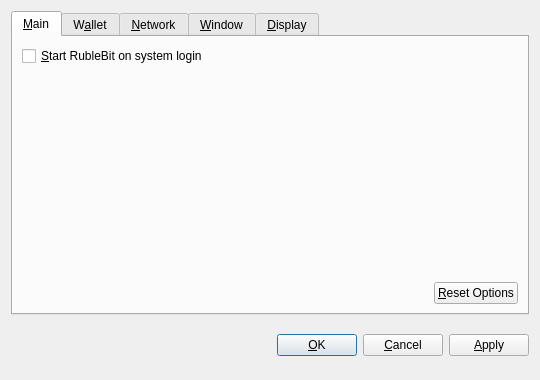
<?xml version="1.0" encoding="UTF-8"?>
<ui version="4.0">
 <class>OptionsDialog</class>
 <widget class="QDialog" name="OptionsDialog">
  <property name="geometry">
   <rect>
    <x>0</x>
    <y>0</y>
    <width>540</width>
    <height>380</height>
   </rect>
  </property>
  <property name="windowTitle">
   <string>Options</string>
  </property>
  <property name="modal">
   <bool>true</bool>
  </property>
  <layout class="QVBoxLayout" name="verticalLayout">
   <item>
    <widget class="QTabWidget" name="tabWidget">
     <property name="tabPosition">
      <enum>QTabWidget::North</enum>
     </property>
     <property name="currentIndex">
      <number>0</number>
     </property>
     <widget class="QWidget" name="tabMain">
      <attribute name="title">
       <string>&amp;Main</string>
      </attribute>
      <layout class="QVBoxLayout" name="verticalLayout_Main">
       <item>
        <widget class="QCheckBox" name="rublebitAtStartup">
         <property name="toolTip">
          <string>Automatically start RubleBit after logging in to the system.</string>
         </property>
         <property name="text">
          <string>&amp;Start RubleBit on system login</string>
         </property>
        </widget>
       </item>
       <item>
        <spacer name="verticalSpacer_Main">
         <property name="orientation">
          <enum>Qt::Vertical</enum>
         </property>
         <property name="sizeHint" stdset="0">
          <size>
           <width>20</width>
           <height>40</height>
          </size>
         </property>
        </spacer>
       </item>
       <item>
        <layout class="QHBoxLayout" name="horizontalLayout_2_Main">
         <item>
          <spacer name="horizontalSpacer_2_Main">
           <property name="orientation">
            <enum>Qt::Horizontal</enum>
           </property>
           <property name="sizeHint" stdset="0">
            <size>
             <width>40</width>
             <height>20</height>
            </size>
           </property>
          </spacer>
         </item>
         <item>
          <widget class="QPushButton" name="resetButton">
           <property name="toolTip">
            <string>Reset all client options to default.</string>
           </property>
           <property name="text">
            <string>&amp;Reset Options</string>
           </property>
           <property name="autoDefault">
            <bool>false</bool>
           </property>
          </widget>
         </item>
        </layout>
       </item>
      </layout>
     </widget>
     <widget class="QWidget" name="tabWallet">
      <attribute name="title">
       <string>W&amp;allet</string>
      </attribute>
      <layout class="QVBoxLayout" name="verticalLayout_Network">
       <item>
        <widget class="QLabel" name="transactionFeeInfoLabel">
         <property name="text">
          <string>Optional transaction fee per kB that helps make sure your transactions are processed quickly. Most transactions are 1 kB.</string>
         </property>
         <property name="textFormat">
          <enum>Qt::PlainText</enum>
         </property>
         <property name="wordWrap">
          <bool>true</bool>
         </property>
        </widget>
       </item>
       <item>
        <layout class="QHBoxLayout" name="horizontalLayout_1_Main">
         <item>
          <widget class="QLabel" name="transactionFeeLabel">
           <property name="text">
            <string>Pay transaction &amp;fee</string>
           </property>
           <property name="textFormat">
            <enum>Qt::PlainText</enum>
           </property>
           <property name="buddy">
            <cstring>transactionFee</cstring>
           </property>
          </widget>
         </item>
         <item>
          <widget class="RubleBitAmountField" name="transactionFee"/>
         </item>
         <item>
          <spacer name="horizontalSpacer_1_Main">
           <property name="orientation">
            <enum>Qt::Horizontal</enum>
           </property>
           <property name="sizeHint" stdset="0">
            <size>
             <width>40</width>
             <height>20</height>
            </size>
           </property>
          </spacer>
         </item>
        </layout>
       </item>
       <item>
        <widget class="QLabel" name="label">
         <property name="text">
          <string>If you disable the spending of unconfirmed change, the change from a transaction cannot be used until that transaction has at least one confirmation. This also affects how your balance is computed.</string>
         </property>
         <property name="wordWrap">
          <bool>true</bool>
         </property>
        </widget>
       </item>
       <item>
        <widget class="QCheckBox" name="spendZeroConfChange">
         <property name="text">
          <string>Spend unconfirmed change  (experts only)</string>
         </property>
        </widget>
       </item>
       <item>
        <spacer name="verticalSpacer">
         <property name="orientation">
          <enum>Qt::Vertical</enum>
         </property>
         <property name="sizeHint" stdset="0">
          <size>
           <width>20</width>
           <height>40</height>
          </size>
         </property>
        </spacer>
       </item>
      </layout>
     </widget>
     <widget class="QWidget" name="tabNetwork">
      <attribute name="title">
       <string>&amp;Network</string>
      </attribute>
      <layout class="QVBoxLayout" name="verticalLayout_Network">
       <item>
        <widget class="QCheckBox" name="mapPortUpnp">
         <property name="toolTip">
          <string>Automatically open the RubleBit client port on the router. This only works when your router supports UPnP and it is enabled.</string>
         </property>
         <property name="text">
          <string>Map port using &amp;UPnP</string>
         </property>
        </widget>
       </item>
       <item>
        <widget class="QCheckBox" name="connectSocks">
         <property name="toolTip">
          <string>Connect to the RubleBit network through a SOCKS proxy (e.g. when connecting through Tor).</string>
         </property>
         <property name="text">
          <string>&amp;Connect through SOCKS proxy:</string>
         </property>
        </widget>
       </item>
       <item>
        <layout class="QHBoxLayout" name="horizontalLayout_Network">
         <item>
          <widget class="QLabel" name="proxyIpLabel">
           <property name="text">
            <string>Proxy &amp;IP:</string>
           </property>
           <property name="textFormat">
            <enum>Qt::PlainText</enum>
           </property>
           <property name="buddy">
            <cstring>proxyIp</cstring>
           </property>
          </widget>
         </item>
         <item>
          <widget class="QValidatedLineEdit" name="proxyIp">
           <property name="maximumSize">
            <size>
             <width>140</width>
             <height>16777215</height>
            </size>
           </property>
           <property name="toolTip">
            <string>IP address of the proxy (e.g. 127.0.0.1)</string>
           </property>
          </widget>
         </item>
         <item>
          <widget class="QLabel" name="proxyPortLabel">
           <property name="text">
            <string>&amp;Port:</string>
           </property>
           <property name="textFormat">
            <enum>Qt::PlainText</enum>
           </property>
           <property name="buddy">
            <cstring>proxyPort</cstring>
           </property>
          </widget>
         </item>
         <item>
          <widget class="QLineEdit" name="proxyPort">
           <property name="maximumSize">
            <size>
             <width>55</width>
             <height>16777215</height>
            </size>
           </property>
           <property name="toolTip">
            <string>Port of the proxy (e.g. 9050)</string>
           </property>
          </widget>
         </item>
         <item>
          <widget class="QLabel" name="socksVersionLabel">
           <property name="text">
            <string>SOCKS &amp;Version:</string>
           </property>
           <property name="textFormat">
            <enum>Qt::PlainText</enum>
           </property>
           <property name="buddy">
            <cstring>socksVersion</cstring>
           </property>
          </widget>
         </item>
         <item>
          <widget class="QValueComboBox" name="socksVersion">
           <property name="toolTip">
            <string>SOCKS version of the proxy (e.g. 5)</string>
           </property>
          </widget>
         </item>
         <item>
          <spacer name="horizontalSpacer_Network">
           <property name="orientation">
            <enum>Qt::Horizontal</enum>
           </property>
           <property name="sizeHint" stdset="0">
            <size>
             <width>40</width>
             <height>20</height>
            </size>
           </property>
          </spacer>
         </item>
        </layout>
       </item>
       <item>
        <spacer name="verticalSpacer_Network">
         <property name="orientation">
          <enum>Qt::Vertical</enum>
         </property>
         <property name="sizeHint" stdset="0">
          <size>
           <width>20</width>
           <height>40</height>
          </size>
         </property>
        </spacer>
       </item>
      </layout>
     </widget>
     <widget class="QWidget" name="tabWindow">
      <attribute name="title">
       <string>&amp;Window</string>
      </attribute>
      <layout class="QVBoxLayout" name="verticalLayout_Window">
       <item>
        <widget class="QCheckBox" name="minimizeToTray">
         <property name="toolTip">
          <string>Show only a tray icon after minimizing the window.</string>
         </property>
         <property name="text">
          <string>&amp;Minimize to the tray instead of the taskbar</string>
         </property>
        </widget>
       </item>
       <item>
        <widget class="QCheckBox" name="minimizeOnClose">
         <property name="toolTip">
          <string>Minimize instead of exit the application when the window is closed. When this option is enabled, the application will be closed only after selecting Quit in the menu.</string>
         </property>
         <property name="text">
          <string>M&amp;inimize on close</string>
         </property>
        </widget>
       </item>
       <item>
        <spacer name="verticalSpacer_Window">
         <property name="orientation">
          <enum>Qt::Vertical</enum>
         </property>
         <property name="sizeHint" stdset="0">
          <size>
           <width>20</width>
           <height>40</height>
          </size>
         </property>
        </spacer>
       </item>
      </layout>
     </widget>
     <widget class="QWidget" name="tabDisplay">
      <attribute name="title">
       <string>&amp;Display</string>
      </attribute>
      <layout class="QVBoxLayout" name="verticalLayout_Display">
       <item>
        <layout class="QHBoxLayout" name="horizontalLayout_1_Display">
         <item>
          <widget class="QLabel" name="langLabel">
           <property name="text">
            <string>User Interface &amp;language:</string>
           </property>
           <property name="textFormat">
            <enum>Qt::PlainText</enum>
           </property>
           <property name="buddy">
            <cstring>lang</cstring>
           </property>
          </widget>
         </item>
         <item>
          <widget class="QValueComboBox" name="lang">
           <property name="toolTip">
            <string>The user interface language can be set here. This setting will take effect after restarting RubleBit.</string>
           </property>
          </widget>
         </item>
        </layout>
       </item>
       <item>
        <layout class="QHBoxLayout" name="horizontalLayout_2_Display">
         <item>
          <widget class="QLabel" name="unitLabel">
           <property name="text">
            <string>&amp;Unit to show amounts in:</string>
           </property>
           <property name="textFormat">
            <enum>Qt::PlainText</enum>
           </property>
           <property name="buddy">
            <cstring>unit</cstring>
           </property>
          </widget>
         </item>
         <item>
          <widget class="QValueComboBox" name="unit">
           <property name="toolTip">
            <string>Choose the default subdivision unit to show in the interface and when sending coins.</string>
           </property>
          </widget>
         </item>
        </layout>
       </item>
       <item>
        <widget class="QCheckBox" name="displayAddresses">
         <property name="toolTip">
          <string>Whether to show RubleBit addresses in the transaction list or not.</string>
         </property>
         <property name="text">
          <string>&amp;Display addresses in transaction list</string>
         </property>
        </widget>
       </item>
       <item>
        <widget class="QCheckBox" name="coinControlFeatures">
         <property name="toolTip">
          <string>Whether to show coin control features or not.</string>
         </property>
         <property name="text">
          <string>Display coin &amp;control features (experts only!)</string>
         </property>
        </widget>
       </item>
       <item>
        <spacer name="verticalSpacer_Display">
         <property name="orientation">
          <enum>Qt::Vertical</enum>
         </property>
         <property name="sizeHint" stdset="0">
          <size>
           <width>20</width>
           <height>40</height>
          </size>
         </property>
        </spacer>
       </item>
      </layout>
     </widget>
    </widget>
   </item>
   <item>
    <layout class="QHBoxLayout" name="horizontalLayout_Buttons">
     <item>
      <spacer name="horizontalSpacer_1">
       <property name="orientation">
        <enum>Qt::Horizontal</enum>
       </property>
       <property name="sizeHint" stdset="0">
        <size>
         <width>40</width>
         <height>48</height>
        </size>
       </property>
      </spacer>
     </item>
     <item>
      <widget class="QLabel" name="statusLabel">
       <property name="font">
        <font>
         <weight>75</weight>
         <bold>true</bold>
        </font>
       </property>
       <property name="text">
        <string/>
       </property>
       <property name="textFormat">
        <enum>Qt::PlainText</enum>
       </property>
       <property name="wordWrap">
        <bool>true</bool>
       </property>
      </widget>
     </item>
     <item>
      <spacer name="horizontalSpacer_2">
       <property name="orientation">
        <enum>Qt::Horizontal</enum>
       </property>
       <property name="sizeHint" stdset="0">
        <size>
         <width>40</width>
         <height>48</height>
        </size>
       </property>
      </spacer>
     </item>
     <item>
      <widget class="QPushButton" name="okButton">
       <property name="text">
        <string>&amp;OK</string>
       </property>
      </widget>
     </item>
     <item>
      <widget class="QPushButton" name="cancelButton">
       <property name="text">
        <string>&amp;Cancel</string>
       </property>
       <property name="autoDefault">
        <bool>false</bool>
       </property>
      </widget>
     </item>
     <item>
      <widget class="QPushButton" name="applyButton">
       <property name="text">
        <string>&amp;Apply</string>
       </property>
       <property name="autoDefault">
        <bool>false</bool>
       </property>
      </widget>
     </item>
    </layout>
   </item>
  </layout>
 </widget>
 <customwidgets>
  <customwidget>
   <class>RubleBitAmountField</class>
   <extends>QSpinBox</extends>
   <header>rublebitamountfield.h</header>
  </customwidget>
  <customwidget>
   <class>QValueComboBox</class>
   <extends>QComboBox</extends>
   <header>qvaluecombobox.h</header>
  </customwidget>
  <customwidget>
   <class>QValidatedLineEdit</class>
   <extends>QLineEdit</extends>
   <header>qvalidatedlineedit.h</header>
  </customwidget>
 </customwidgets>
 <resources/>
 <connections/>
</ui>
